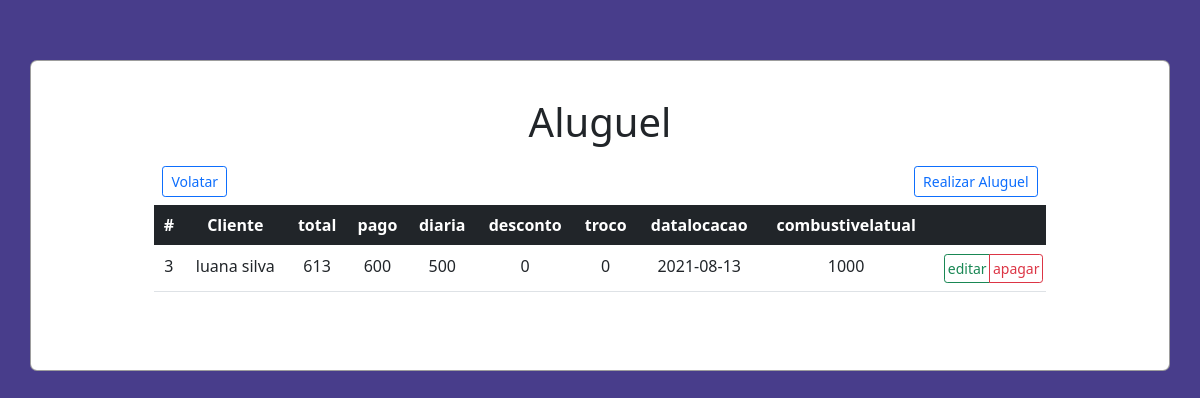
The page /src/views/vendas.php on the database as committed earlier.
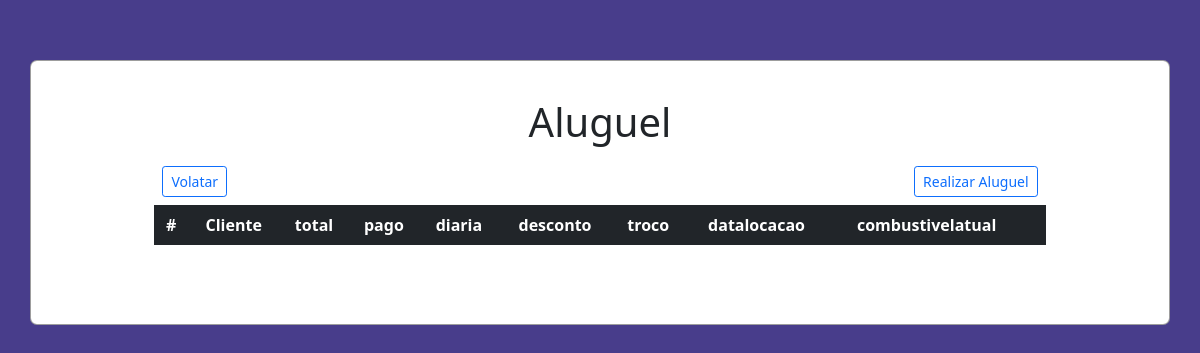
The same page on the database as committed later.
### tables this page shows
CREATE TABLE `aluguel` (
  `idaluguel` int(11) NOT NULL,
  `idcliente` int(11) NOT NULL,
  `pago` varchar(200) NOT NULL,
  `total` varchar(200) NOT NULL,
  `troco` varchar(200) NOT NULL,
  `diaria` varchar(200) NOT NULL,
  `desconto` varchar(200) NOT NULL,
  `datalocacao` date NOT NULL,
  `combustivelatual` varchar(200) NOT NULL
);

CREATE TABLE `cliente` (
  `idcliente` int(11) NOT NULL,
  `nome` varchar(200) NOT NULL,
  `email` varchar(200) NOT NULL,
  `endereco` varchar(200) NOT NULL,
  `telefone` varchar(200) NOT NULL
);

### src/controller/VendasController.php (called while the page is built, shortened)
<?php
require_once '../model/Venda.php';
require_once '../model/Database.php';
class VendasController extends aluguel
{
    protected $tabela = 'aluguel';
    public function findAll()
    {
        $query = "SELECT * FROM $this->tabela";
        $stm = Database::prepare($query);
        $stm->execute();
        $aluguels = array();
        foreach ($stm->fetchAll() as $aluguel) {
            array_push(
                $aluguels,
                new aluguel($aluguel->idaluguel, $aluguel->idcliente, $aluguel->total, $aluguel->pago, $aluguel->diaria, $aluguel->desconto, $aluguel->troco, $aluguel->datalocacao, $aluguel->combustivelatual)
            );
        }
        return $aluguels;
    }
}

### src/model/Database.php (called while the page is built, shortened)
<?php
class Database
{
    private static $instance;
    public static function getInstance()
    {
        if (!isset(self::$instance)) {
            try {
                self::$instance = new PDO('mysql:host=' . HOST . '; dbname=' . BASE, USER, PASS);
                self::$instance->setAttribute(PDO::ATTR_ERRMODE, PDO::ERRMODE_EXCEPTION);
                self::$instance->setAttribute(PDO::ATTR_DEFAULT_FETCH_MODE, PDO::FETCH_OBJ);
            } catch (PDOException $error) {
                echo $error->getMessage();
            }
        }
        return self::$instance;
    }
    public static function prepare($sql)
    {
        return self::getInstance()->prepare($sql);
    }
}

### src/model/Venda.php (called while the page is built, shortened)
<?php
class aluguel
{
    private $idaluguel;
    private $idcliente;
    private $total;
    private $pago;
    private $diaria;
    private $desconto;
    private $troco;
    private $datalocacao;
    private $combustivelatual;
    public function __construct($idaluguel, $idcliente,$total,$pago,$diaria,$desconto,$troco,$datalocacao,$combustivelatual)
    {
        $this->idaluguel = $idaluguel;
        $this->idcliente = $idcliente;
        $this->total = $total;
        $this->pago = $pago;
        $this->diaria = $diaria;
        $this->desconto = $desconto;
        $this->troco = $troco;
        $this->datalocacao = $datalocacao;
        $this->combustivelatual = $combustivelatual;
    }
    public function getidaluguel()
    {
        return $this->idaluguel;
    }
    public function getidcliente()
    {
        return $this->idcliente;
    }
        public function gettotal()
    {
        return $this->total;
    }
    public function getpago()
    {
        return $this->pago;
    }
        public function getdiaria()
    {
        return $this->diaria;
    }
            public function getdesconto()
    {
        return $this->desconto;
    }
    public function gettroco()
    {
        return $this->troco;
    }
    public function getdatalocacao()
    {
        return $this->datalocacao;
    }
        public function getcombustivelatual()
    {
        return $this->combustivelatual;
    }
}

### src/controller/ClientesController.php (called while the page is built, shortened)
<?php
require_once '../model/cliente.php';
require_once '../model/Database.php';
class ClientesController extends cliente
{
    protected $tabela = 'cliente';
    public function findOne($idcliente)
    {
        $query = "SELECT * FROM $this->tabela WHERE idcliente = :id";
        $stm = Database::prepare($query);
        $stm->bindParam(':id', $idcliente, PDO::PARAM_INT);
        $stm->execute();
        $cliente = new cliente(null, null, null, null, null);
        foreach ($stm->fetchAll() as $cl) {
            $cliente->setidcliente($cl->idcliente);
            $cliente->setNome($cl->nome);
            $cliente->setemail($cl->email);
            $cliente->setendereco($cl->endereco);
            $cliente->settelefone($cl->telefone);
        }
        return $cliente;
    }
}

### src/model/cliente.php (called while the page is built, shortened)
<?php
class cliente
{
    private $nome;
    public function __construct($idcliente, $nome, $email,$endereco,$telefone)
    {
        $this->nome = $nome;
    }
    public function getNome()
    {
        return $this->nome;
    }
    public function setNome($nome)
    {
        $this->nome = $nome;
    }
}

### src/views/vendas.php (the view, shortened to what this page needs)
<!DOCTYPE html>
<html lang="pt_br">
<head>
    <link href="https://cdn.jsdelivr.net/npm/bootstrap@5.0.1/dist/css/bootstrap.min.css" rel="stylesheet">
    <link rel="stylesheet" href="../../public/styles/main.css">
</head>
<body class="text-center">
    <div class="container">
        <h1 class="p-1 title">Aluguel</h1>
        <div class="menu p-2">
            <a href="../../index.php" class="btn btn-sm btn-outline-primary">Volatar </a>
            <a href="./realizar-venda.php" class="btn btn-sm btn-outline-primary">Realizar Aluguel</a>
        </div>
        <table class="table">
            <thead class="table-dark">
                <th>#</th>
                <th>Cliente</th>
                <th>total</th>
                <th>pago</th>
                <th>diaria</th>
                <th>desconto</th>
                <th>troco</th>
                <th>datalocacao</th>
                <th>combustivelatual</th>
                <th></th>
            </thead>
            <tbody>
                <?php
                    require_once '../controller/VendasController.php';
                    require_once '../controller/ClientesController.php';
                    $aluguels = new VendasController();
                    $clientes = new ClientesController();
                    foreach ($aluguels->findAll() as $aluguel) { ?>
                        <tr>
                            <td> <?= $aluguel->getidaluguel() ?> </td>
                            <td> <?= $clientes->findOne($aluguel->getidcliente())->getnome() ?> </td>
                            <td> <?= $aluguel->gettotal() ?> </td>
                            <td> <?= $aluguel->getpago() ?> </td>
                            <td> <?= $aluguel->getdiaria() ?> </td>
                            <td> <?= $aluguel->getdesconto() ?> </td>
                            <td> <?= $aluguel->gettroco() ?> </td>
                            <td> <?= $aluguel->getdatalocacao() ?> </td>
                            <td> <?= $aluguel->getcombustivelatual() ?> </td>
                            <td>
                                <div class="btn-group btn-group-sm">
                                    <a href="./editar-venda.php?id=<?= $aluguel->getidaluguel() ?>" class="btn btn-outline-success">editar</a>
                                <a href="./apagar-venda.php?id=<?= $aluguel->getidaluguel() ?>" onclick="return confirm('Tem certeza de que deseja excluir este item?');"class="btn btn-outline-danger">apagar</a>
                                </div>
                            </td>
                        </tr> <?php
                    }
                ?>
            </tbody>
        </table>
    </div>
</body>
</html>

### public/styles/main.css (style rules this page uses)
html, body { background-color: #483D8B; }
.container { margin-top: 5%; margin-bottom: 5%; display: flex; flex-direction: column; justify-content: center; align-items: center; width: 100%; background-color: #fff; border-radius: 7px; border: 1px solid rgba(0, 0, 0, 0.384); }
.container .title { margin-top: 3%; }
.container .menu { width: 80% ; display: flex; align-items: center; justify-content: space-between; }
.container .table { width: 80%; margin-bottom: 7%; }
.container .table a { display: flex; flex-direction: column; align-items: center; padding: 3%; }

Rows that differ between the two databases and show on the page:
removed aluguel: idaluguel "3", idcliente.telefone "luana silva", total "613", pago "600", diaria "500", desconto "0", troco "0", datalocacao "2021-08-13", combustivelatual "1000"
